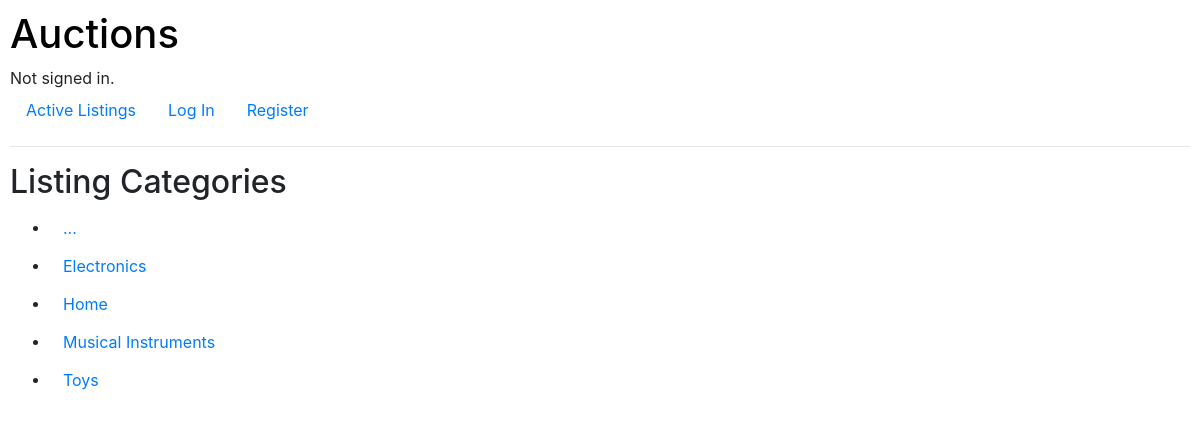
Page /categories/ on the committed database.
### auctions/models.py (models this page shows)
class Category(models.Model):
    categoryName = models.CharField(max_length=64)
    def __str__(self):
        return self.categoryName

### auctions/views.py (the view, shortened to what this page needs)
# urls.py: path("categories/", views.categories, name="categories"),
def categories(request):
    if request.method == "GET":
        categories = Category.objects.all()
        return render(request, "auctions/categories.html", {
            "categories": categories,
        })

### auctions/templates/auctions/categories.html (shortened to what this page needs)
{% extends "auctions/layout.html" %}
{% block body %}
    <h2>Listing Categories</h2>
    <form action="{% url 'auctions:categories' %}" method="POST">
        <ul>
            {% for category in categories %}
                <li>
                    <button type="submit" name="selected_category" value="{{ category.id }}" class="btn btn-link">{{ category }}</button>
                </li>
            {% endfor %}
        </ul>
    </form>
{% endblock %}

### auctions/static/auctions/styles.css (style rules this page uses)
body { padding: 10px; }

### rows in the picture
Category: {{ category.id }} 6 (drawn), categoryName "..."
Category: {{ category.id }} 7 (drawn), categoryName "Electronics"
Category: {{ category.id }} 8 (drawn), categoryName "Home"
Category: {{ category.id }} 9 (drawn), categoryName "Musical Instruments"
Category: {{ category.id }} 10 (drawn), categoryName "Toys"
